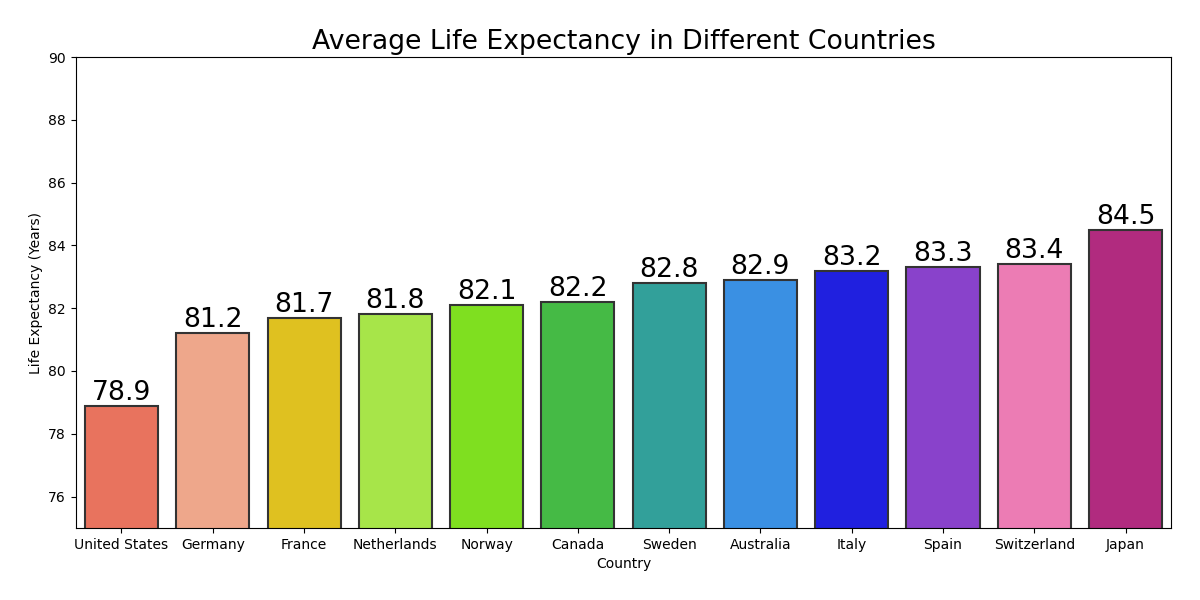

Write the Python code that produced this figure.

import seaborn as sns
import pandas as pd
import matplotlib.pyplot as plt

# Data inspired by average life expectancy in different countries
data = {
    'Country': ['Japan', 'Switzerland', 'Spain', 'Italy', 'Australia', 'Sweden', 
                'Canada', 'Norway', 'Netherlands', 'France', 'Germany', 'United States'],
    'Life_Expectancy_Years': [84.5, 83.4, 83.3, 83.2, 82.9, 82.8, 82.2, 82.1, 81.8, 81.7, 81.2, 78.9]
}

# Create DataFrame
df = pd.DataFrame(data)

# Sort data by life expectancy for better visualization
df = df.sort_values('Life_Expectancy_Years')

# Initialize the matplotlib figure
f, ax = plt.subplots(figsize=(12, 6))

# Plot the data; switching to a vertical bar chart
sns.barplot(
    x="Country", 
    y="Life_Expectancy_Years", 
    data=df,
    palette=['#FF6347', '#FFA07A', '#FFD700', '#ADFF2F', '#7FFF00', '#32CD32', 
             '#20B2AA', '#1E90FF', '#0000FF', '#8A2BE2', '#FF69B4', '#C71585'],
    edgecolor=".2",
    linewidth=1.5
)

# Set the bar width; in the case of 'bar', the bar width is controlled by 'width'
sns.set_context("poster", font_scale=0.8)
ax.bar_label(ax.containers[0], label_type='edge')

# Change the axes to set a more suitable limit and labels
ax.set_ylim(75, 90)
ax.set_ylabel('Life Expectancy (Years)')
ax.set_xlabel('Country')
ax.set_title('Average Life Expectancy in Different Countries')

# Show the plot
plt.tight_layout()
plt.show()
